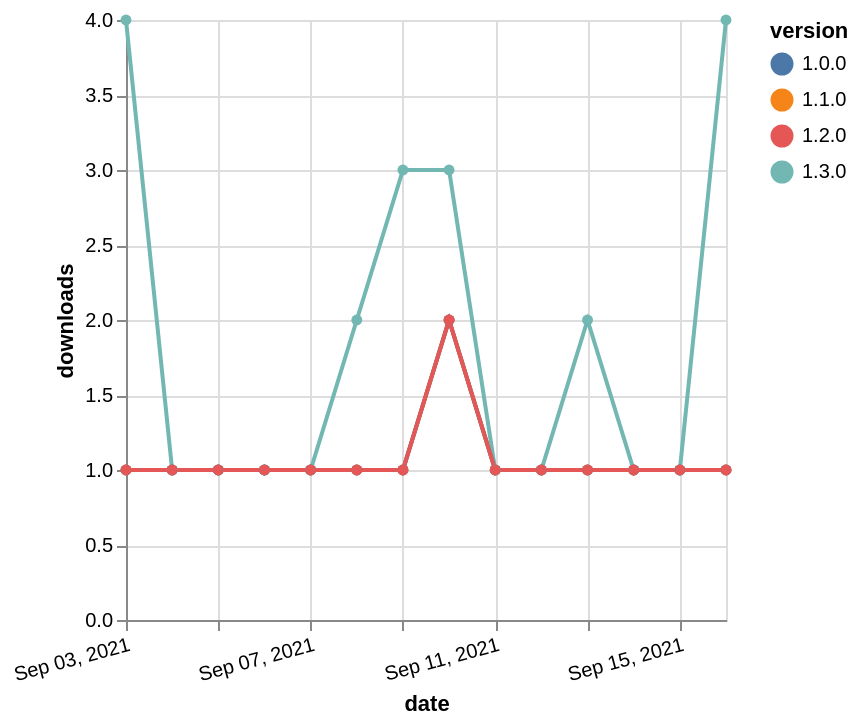

Here is the Vega-Lite specification saved for this chart:
### Vega-Lite specification from a JSON file in a GitHub repository (floating-point values rounded to 4 significant figures)
{"$schema": "https://vega.github.io/schema/vega-lite/v5.json", "description": "A simple bar chart with embedded data.", "data": {"values": [{"date": "2021-09-03", "total": 145, "delta": 1, "version": "1.1.0"}, {"date": "2021-09-04", "total": 146, "delta": 1, "version": "1.1.0"}, {"date": "2021-09-05", "total": 147, "delta": 1, "version": "1.1.0"}, {"date": "2021-09-06", "total": 148, "delta": 1, "version": "1.1.0"}, {"date": "2021-09-07", "total": 149, "delta": 1, "version": "1.1.0"}, {"date": "2021-09-08", "total": 150, "delta": 1, "version": "1.1.0"}, {"date": "2021-09-09", "total": 151, "delta": 1, "version": "1.1.0"}, {"date": "2021-09-10", "total": 153, "delta": 2, "version": "1.1.0"}, {"date": "2021-09-11", "total": 154, "delta": 1, "version": "1.1.0"}, {"date": "2021-09-12", "total": 155, "delta": 1, "version": "1.1.0"}, {"date": "2021-09-13", "total": 156, "delta": 1, "version": "1.1.0"}, {"date": "2021-09-14", "total": 157, "delta": 1, "version": "1.1.0"}, {"date": "2021-09-15", "total": 158, "delta": 1, "version": "1.1.0"}, {"date": "2021-09-16", "total": 159, "delta": 1, "version": "1.1.0"}, {"date": "2021-09-03", "total": 518, "delta": 4, "version": "1.3.0"}, {"date": "2021-09-04", "total": 519, "delta": 1, "version": "1.3.0"}, {"date": "2021-09-05", "total": 520, "delta": 1, "version": "1.3.0"}, {"date": "2021-09-06", "total": 521, "delta": 1, "version": "1.3.0"}, {"date": "2021-09-07", "total": 522, "delta": 1, "version": "1.3.0"}, {"date": "2021-09-08", "total": 524, "delta": 2, "version": "1.3.0"}, {"date": "2021-09-09", "total": 527, "delta": 3, "version": "1.3.0"}, {"date": "2021-09-10", "total": 530, "delta": 3, "version": "1.3.0"}, {"date": "2021-09-11", "total": 531, "delta": 1, "version": "1.3.0"}, {"date": "2021-09-12", "total": 532, "delta": 1, "version": "1.3.0"}, {"date": "2021-09-13", "total": 534, "delta": 2, "version": "1.3.0"}, {"date": "2021-09-14", "total": 535, "delta": 1, "version": "1.3.0"}, {"date": "2021-09-15", "total": 536, "delta": 1, "version": "1.3.0"}, {"date": "2021-09-16", "total": 540, "delta": 4, "version": "1.3.0"}, {"date": "2021-09-03", "total": 148, "delta": 1, "version": "1.0.0"}, {"date": "2021-09-04", "total": 149, "delta": 1, "version": "1.0.0"}, {"date": "2021-09-05", "total": 150, "delta": 1, "version": "1.0.0"}, {"date": "2021-09-06", "total": 151, "delta": 1, "version": "1.0.0"}, {"date": "2021-09-07", "total": 152, "delta": 1, "version": "1.0.0"}, {"date": "2021-09-08", "total": 153, "delta": 1, "version": "1.0.0"}, {"date": "2021-09-09", "total": 154, "delta": 1, "version": "1.0.0"}, {"date": "2021-09-10", "total": 156, "delta": 2, "version": "1.0.0"}, {"date": "2021-09-11", "total": 157, "delta": 1, "version": "1.0.0"}, {"date": "2021-09-12", "total": 158, "delta": 1, "version": "1.0.0"}, {"date": "2021-09-13", "total": 159, "delta": 1, "version": "1.0.0"}, {"date": "2021-09-14", "total": 160, "delta": 1, "version": "1.0.0"}, {"date": "2021-09-15", "total": 161, "delta": 1, "version": "1.0.0"}, {"date": "2021-09-16", "total": 162, "delta": 1, "version": "1.0.0"}, {"date": "2021-09-03", "total": 182, "delta": 1, "version": "1.2.0"}, {"date": "2021-09-04", "total": 183, "delta": 1, "version": "1.2.0"}, {"date": "2021-09-05", "total": 184, "delta": 1, "version": "1.2.0"}, {"date": "2021-09-06", "total": 185, "delta": 1, "version": "1.2.0"}, {"date": "2021-09-07", "total": 186, "delta": 1, "version": "1.2.0"}, {"date": "2021-09-08", "total": 187, "delta": 1, "version": "1.2.0"}, {"date": "2021-09-09", "total": 188, "delta": 1, "version": "1.2.0"}, {"date": "2021-09-10", "total": 190, "delta": 2, "version": "1.2.0"}, {"date": "2021-09-11", "total": 191, "delta": 1, "version": "1.2.0"}, {"date": "2021-09-12", "total": 192, "delta": 1, "version": "1.2.0"}, {"date": "2021-09-13", "total": 193, "delta": 1, "version": "1.2.0"}, {"date": "2021-09-14", "total": 194, "delta": 1, "version": "1.2.0"}, {"date": "2021-09-15", "total": 195, "delta": 1, "version": "1.2.0"}, {"date": "2021-09-16", "total": 196, "delta": 1, "version": "1.2.0"}]}, "width": "container", "mark": {"type": "line", "point": {"filled": true}}, "encoding": {"x": {"field": "date", "type": "temporal", "timeUnit": "yearmonthdate", "title": "date", "axis": {"labelAngle": -15}}, "y": {"field": "delta", "type": "quantitative", "title": "downloads"}, "color": {"field": "version", "type": "nominal"}, "tooltip": {"field": "delta"}}}
